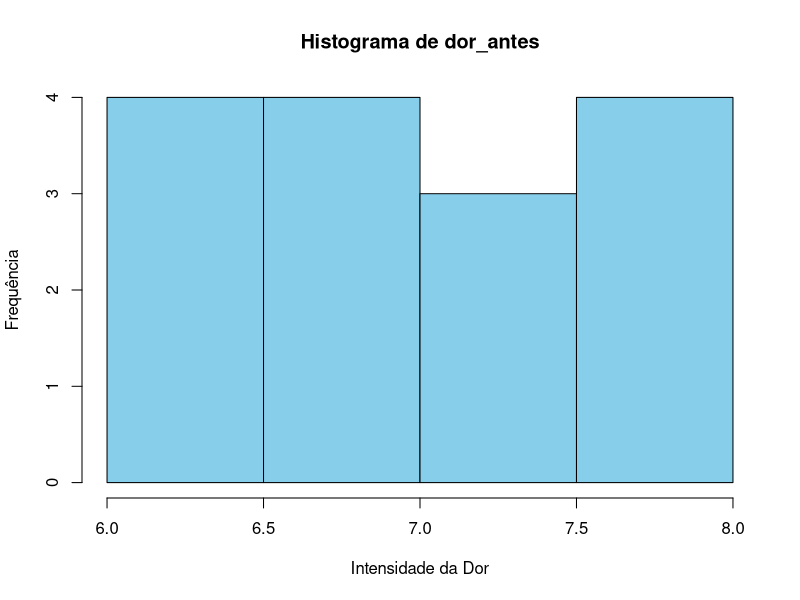
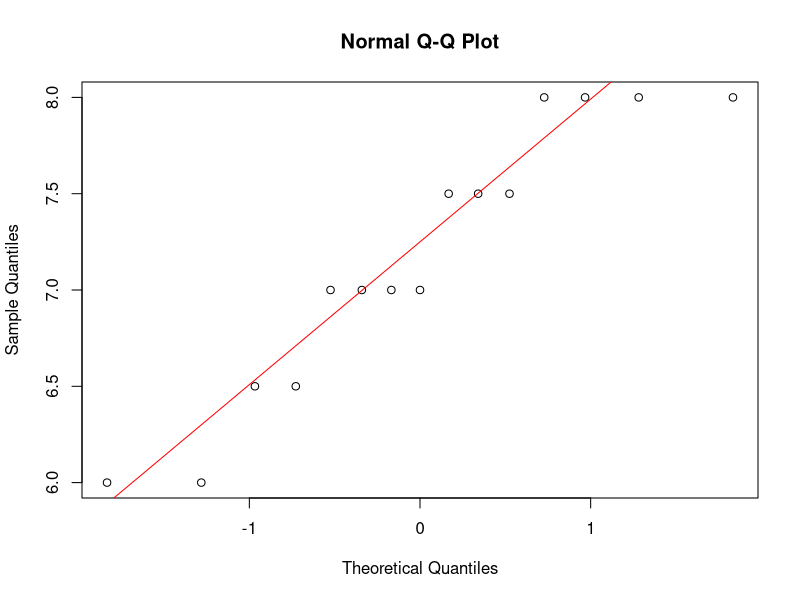

R code for these plots, in order:
## ---- chunk 1

dor_antes <- c(7, 8, 6, 7.5, 8, 7, 6.5, 7, 8, 7.5, 6, 7, 8, 7.5, 6.5)
dor_depois <- c(5, 6, 5, 6, 5.5, 5, 5.5, 6, 6.5, 6, 5, 6, 6.5, 6, 5.5)

## ---- chunk 2
dor_antes <- c(7, 8, 6, 7.5, 8, 7, 6.5, 7, 8, 7.5, 6, 7, 8, 7.5, 6.5)

# Teste de Shapiro-Wilk
shapiro.test(dor_antes)
## ---- chunk 3
# Histograma
hist(dor_antes, main="Histograma de dor_antes", xlab="Intensidade da Dor", ylab="Frequência", col="skyblue", border="black")

# Gráfico Q-Q
qqnorm(dor_antes)
qqline(dor_antes, col = "red")
## ---- chunk 4


# Definir número de amostras
n <- 15

# Cálculo do intervalo de confiança tradicional para "dor_antes"
t_valor <- qt(0.975, df = n-1)
media_original <- mean(dor_antes)
sd_original <- sd(dor_antes)
erro_padrao <- sd_original / sqrt(n)
IC_95_tradicional <- media_original + c(-1, 1) * t_valor * erro_padrao

# Cálculo do intervalo de confiança tradicional para "dor_depois"
media_depois <- mean(dor_depois)
sd_original_depois <- sd(dor_depois)
erro_padrao_depois <- sd_original_depois / sqrt(n)
IC_95_tradicional_depois <- media_depois + c(-1, 1) * t_valor * erro_padrao_depois

cat("Intervalo de confiança tradicional para 'dor_antes' de 95%:", IC_95_tradicional, "\n")
cat("Intervalo de confiança tradicional para 'dor_depois' de 95%:", IC_95_tradicional_depois, "\n")

# Bootstrapping para IC de "dor_antes"
set.seed(123)
n_bootstrap <- 1000
media_reamostradas <- replicate(n_bootstrap, {
  amostra_reamostrada <- sample(dor_antes, size = n, replace = TRUE)
  mean(amostra_reamostrada)
})

IC_95_bootstrap <- quantile(media_reamostradas, c(0.025, 0.975))

cat("Intervalo de confiança de bootstrapping para 'dor_antes' de 95%:", IC_95_bootstrap, "\n")

# Bootstrapping para IC de "dor_depois"
set.seed(123)
n_bootstrap <- 1000
media_reamostradas <- replicate(n_bootstrap, {
  amostra_reamostrada <- sample(dor_depois, size = n, replace = TRUE)
  mean(amostra_reamostrada)
})

IC_95_bootstrap_depois <- quantile(media_reamostradas, c(0.025, 0.975))
cat("Intervalo de confiança de bootstrapping para 'dor_depois' de 95%:", IC_95_bootstrap_depois, "\n")


## ---- chunk 5
# Executar o Teste de Soma de Postos de Wilcoxon (também conhecido como Teste de Mann-Whitney)
resultado_wilcox <- wilcox.test(dor_antes, dor_depois, paired = TRUE, alternative = "two.sided")

resultado_wilcox


## ---- chunk 6
peso_perdido_A <- c(3, 4.5, 2, 5, 3.5, 2.5, 4, 5, 6, 4.5)  # Dieta A
peso_perdido_B <- c(5, 3.5, 4, 4.5, 3, 4.5, 5, 6.5, 7, 5.5)  # Dieta B

## ---- chunk 7

resultado_wilcox_exercicio <- wilcox.test(peso_perdido_A, peso_perdido_B, paired = TRUE, alternative = "two.sided")

resultado_wilcox_exercicio

